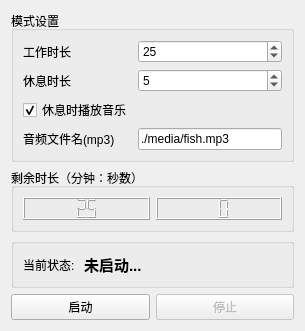
<?xml version="1.0" encoding="UTF-8"?>
<ui version="4.0">
 <class>Widget</class>
 <widget class="QWidget" name="Widget">
  <property name="enabled">
   <bool>true</bool>
  </property>
  <property name="geometry">
   <rect>
    <x>0</x>
    <y>0</y>
    <width>305</width>
    <height>331</height>
   </rect>
  </property>
  <property name="font">
   <font>
    <pointsize>9</pointsize>
   </font>
  </property>
  <property name="windowTitle">
   <string>简易番茄时钟</string>
  </property>
  <property name="layoutDirection">
   <enum>Qt::LeftToRight</enum>
  </property>
  <layout class="QGridLayout" name="gridLayout_2">
   <item row="1" column="0" colspan="2">
    <widget class="QGroupBox" name="groupBox_2">
     <property name="layoutDirection">
      <enum>Qt::LeftToRight</enum>
     </property>
     <property name="title">
      <string>剩余时长（分钟：秒数）</string>
     </property>
     <layout class="QHBoxLayout" name="horizontalLayout">
      <item>
       <widget class="QLCDNumber" name="lcdMinutes">
        <property name="smallDecimalPoint">
         <bool>false</bool>
        </property>
        <property name="digitCount">
         <number>2</number>
        </property>
        <property name="intValue" stdset="0">
         <number>25</number>
        </property>
       </widget>
      </item>
      <item>
       <widget class="QLCDNumber" name="lcdSecond">
        <property name="frameShadow">
         <enum>QFrame::Raised</enum>
        </property>
        <property name="lineWidth">
         <number>1</number>
        </property>
        <property name="midLineWidth">
         <number>0</number>
        </property>
        <property name="smallDecimalPoint">
         <bool>false</bool>
        </property>
        <property name="digitCount">
         <number>2</number>
        </property>
        <property name="mode">
         <enum>QLCDNumber::Dec</enum>
        </property>
        <property name="segmentStyle">
         <enum>QLCDNumber::Filled</enum>
        </property>
        <property name="intValue" stdset="0">
         <number>0</number>
        </property>
       </widget>
      </item>
     </layout>
    </widget>
   </item>
   <item row="3" column="1">
    <widget class="QPushButton" name="btnStop">
     <property name="enabled">
      <bool>false</bool>
     </property>
     <property name="text">
      <string>停止</string>
     </property>
     <property name="icon">
      <iconset resource="res.qrc">
       <normaloff>:/icons/images/stop.bmp</normaloff>:/icons/images/stop.bmp</iconset>
     </property>
    </widget>
   </item>
   <item row="0" column="0" colspan="2">
    <widget class="QGroupBox" name="groupBoxSettings">
     <property name="enabled">
      <bool>true</bool>
     </property>
     <property name="title">
      <string>模式设置</string>
     </property>
     <layout class="QGridLayout" name="gridLayout">
      <item row="3" column="0">
       <widget class="QLabel" name="label_2">
        <property name="text">
         <string>音频文件名(mp3)</string>
        </property>
       </widget>
      </item>
      <item row="0" column="1">
       <widget class="QSpinBox" name="spinBoxWork">
        <property name="font">
         <font>
          <pointsize>9</pointsize>
          <weight>50</weight>
          <bold>false</bold>
         </font>
        </property>
        <property name="toolTip">
         <string>时长范围15-45分钟</string>
        </property>
        <property name="toolTipDuration">
         <number>-1</number>
        </property>
        <property name="minimum">
         <number>1</number>
        </property>
        <property name="maximum">
         <number>50</number>
        </property>
        <property name="value">
         <number>25</number>
        </property>
       </widget>
      </item>
      <item row="1" column="1">
       <widget class="QSpinBox" name="spinBoxRest">
        <property name="toolTip">
         <string>时长范围1-10分钟</string>
        </property>
        <property name="toolTipDuration">
         <number>-1</number>
        </property>
        <property name="minimum">
         <number>1</number>
        </property>
        <property name="maximum">
         <number>10</number>
        </property>
        <property name="value">
         <number>5</number>
        </property>
       </widget>
      </item>
      <item row="3" column="1">
       <widget class="QLineEdit" name="lineEditAudioFile">
        <property name="toolTip">
         <string>mp3文件路径，默认在当前目录下的media文件夹</string>
        </property>
        <property name="text">
         <string>./media/fish.mp3</string>
        </property>
       </widget>
      </item>
      <item row="2" column="0">
       <widget class="QCheckBox" name="checkBoxAudio">
        <property name="text">
         <string>休息时播放音乐</string>
        </property>
        <property name="checked">
         <bool>true</bool>
        </property>
       </widget>
      </item>
      <item row="0" column="0">
       <widget class="QLabel" name="labWork">
        <property name="text">
         <string>工作时长</string>
        </property>
       </widget>
      </item>
      <item row="1" column="0">
       <widget class="QLabel" name="labRest">
        <property name="text">
         <string>休息时长</string>
        </property>
       </widget>
      </item>
     </layout>
    </widget>
   </item>
   <item row="3" column="0">
    <widget class="QPushButton" name="btnStart">
     <property name="text">
      <string>启动</string>
     </property>
     <property name="icon">
      <iconset resource="res.qrc">
       <normaloff>:/icons/images/start.bmp</normaloff>:/icons/images/start.bmp</iconset>
     </property>
    </widget>
   </item>
   <item row="2" column="0" colspan="2">
    <widget class="QGroupBox" name="groupBox">
     <property name="title">
      <string/>
     </property>
     <layout class="QHBoxLayout" name="horizontalLayout_2">
      <item>
       <widget class="QLabel" name="label">
        <property name="text">
         <string>当前状态: </string>
        </property>
       </widget>
      </item>
      <item>
       <widget class="QLabel" name="labState">
        <property name="font">
         <font>
          <pointsize>11</pointsize>
          <weight>75</weight>
          <bold>true</bold>
         </font>
        </property>
        <property name="text">
         <string>未启动...</string>
        </property>
       </widget>
      </item>
      <item>
       <spacer name="horizontalSpacer">
        <property name="orientation">
         <enum>Qt::Horizontal</enum>
        </property>
        <property name="sizeHint" stdset="0">
         <size>
          <width>228</width>
          <height>17</height>
         </size>
        </property>
       </spacer>
      </item>
     </layout>
    </widget>
   </item>
  </layout>
 </widget>
 <resources>
  <include location="res.qrc"/>
 </resources>
 <connections/>
</ui>
